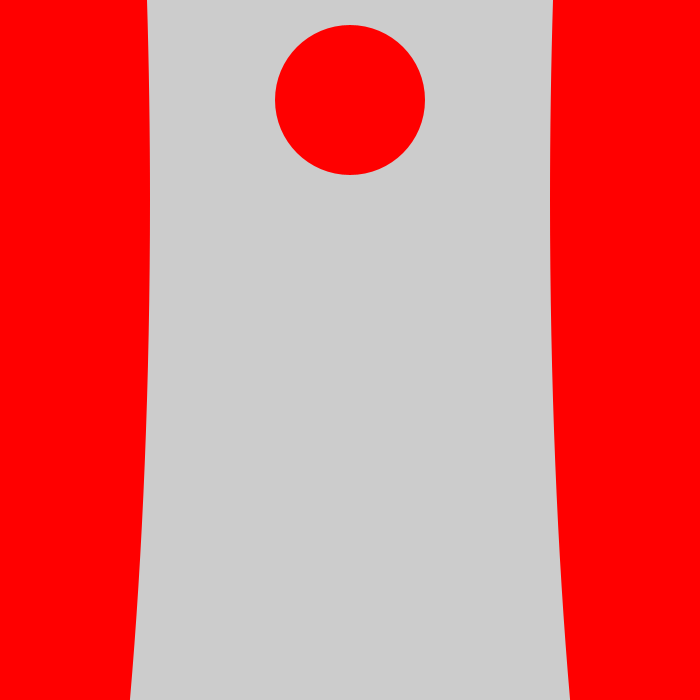
Frame 1 (no input)
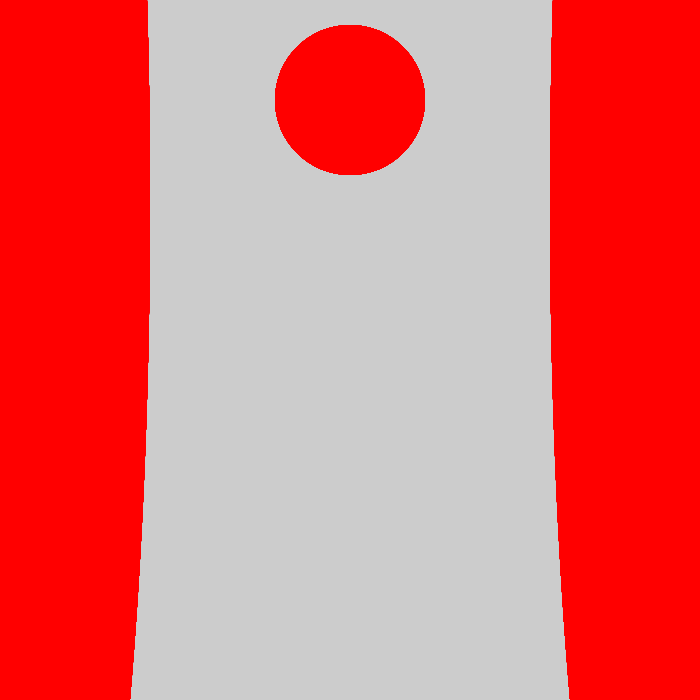
Frame 60 (the mouse pressed at the canvas centre just before this capture)
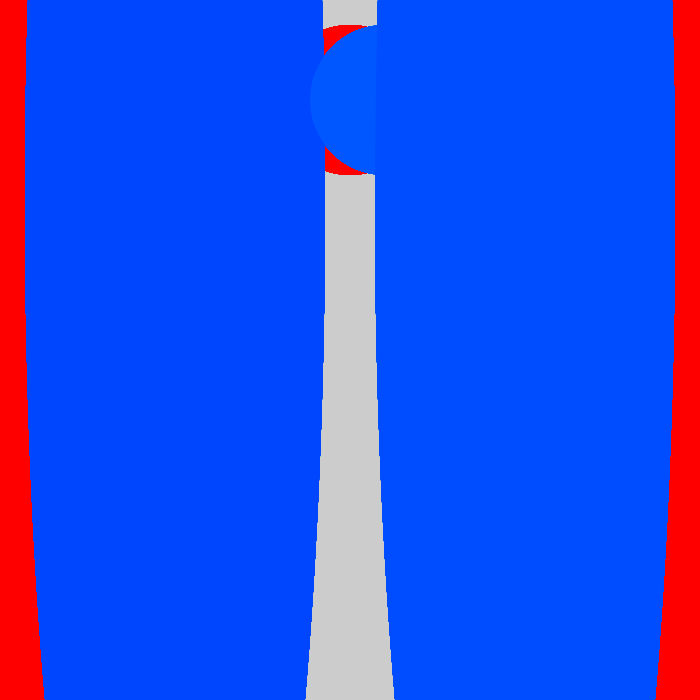
Frame 120 (the mouse held since frame 60 and released just before this capture)

The Processing sketch that drew these frames (run headless with seeded random() and noise(); from frame 60 on, the mouse is pressed at the canvas centre):

// Processing sketch: processing_166384
// ── processing_166384.pde

void setup(){
  
 size(700,700);
 noCursor();
   
}
 
void draw(){
  
 if (mousePressed){
  
  noStroke();  
fill(0,mouseX/5,255);
ellipse(mouseX/2,200,300,2000);

noStroke();
 fill(0,mouseX/4,255);
ellipse(350+mouseX/10,100,150,150);

noStroke();  
fill(0,mouseX/4.5,255);
ellipse(700-mouseX/2,200,300,2000);

 }
  
else{ 
noStroke();  
fill(255,mouseX/5,0);
ellipse(mouseX/2,200,300,2000);

noStroke();
 fill(255,mouseX/4,0);
ellipse(350+mouseX/10,100,150,150);

noStroke();  
fill(255,mouseX/4.5,0);
ellipse(700-mouseX/2,200,300,2000);
}






}
